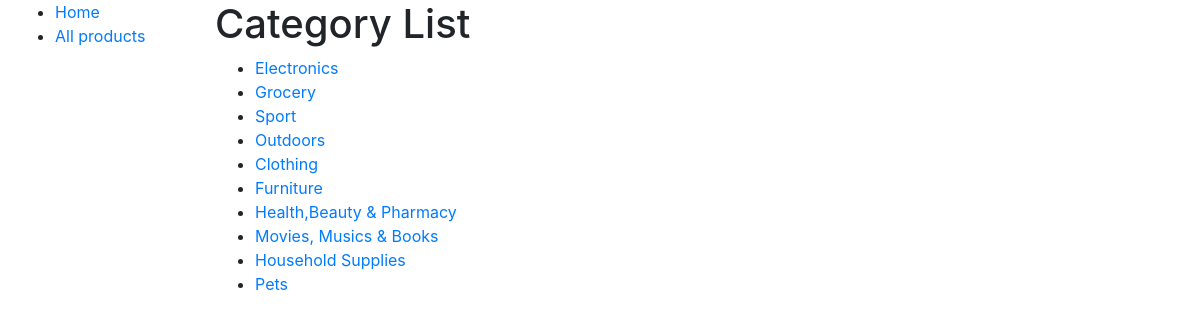
/inventory/categories/, run on the app's committed database.
### inventory/models.py (models this page shows, shortened)
class Category (models.Model):
    category_id = models.UUIDField(primary_key=True, default=uuid.uuid4, editable=False)
    name = models.CharField(max_length=100, null=True,blank=True)

### inventory/views.py (the view)
# urls.py: path('categories/', views.CategoryListView.as_view(), name='categories'),
class CategoryListView(generic.ListView):
    model = Category
    context_object_name = 'category_list'   # name for the list as a template variable
    queryset = Category.objects.all()
    template_name = 'inventory/view_categories.html'
    paginate_by = 10

### inventory/templates/inventory/view_categories.html
{% extends "inventory/base.html" %}
{% block content %}
  <h1>Category List</h1>
  {% if category_list %}
  <ul>
    {% for category in category_list %}
      <li>
        <a href="{{ category.get_absolute_url }}">{{ category.name }}</a>
      </li>
    {% endfor %}
  </ul>
  {% else %}
    <p>There are no category recorded.</p>
  {% endif %}
{% endblock %}

### data on the page
Category: name "Electronics"
Category: name "Grocery"
Category: name "Sport"
Category: name "Outdoors"
Category: name "Clothing"
Category: name "Furniture"
Category: name "Health,Beauty & Pharmacy"
Category: name "Movies, Musics & Books"
Category: name "Household Supplies"
Category: name "Pets"
